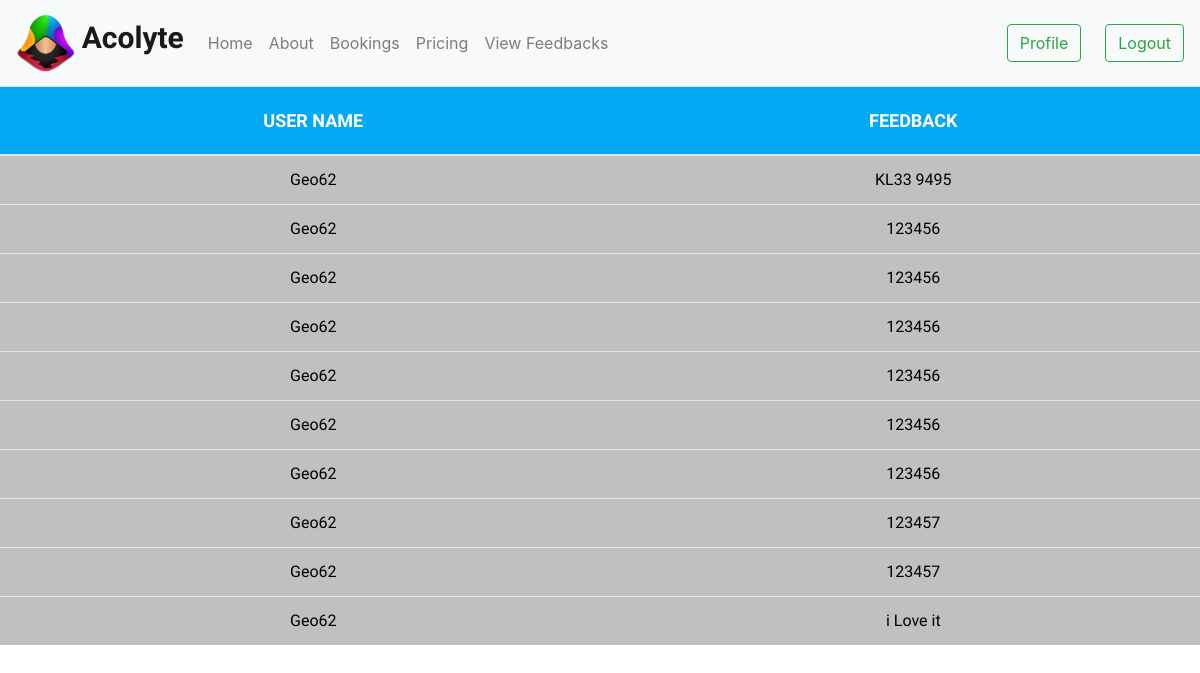
/view_feedbacks/ (signed in), run on an earlier commit of the app's database.
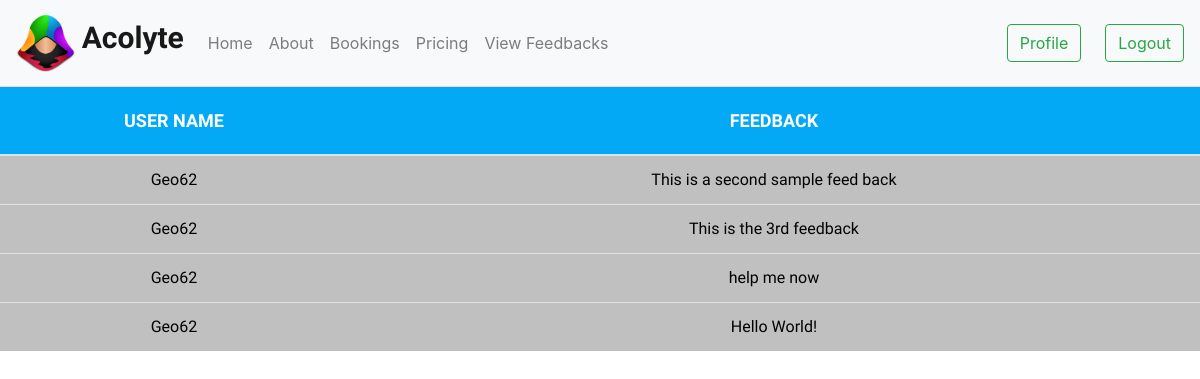
And on a later commit of the database.
### users/models.py (models this page shows, shortened)
class Feedback(models.Model):
	user_name = models.CharField(max_length = 30)
	user_feedback = models.CharField(max_length = 30)

### users/views.py (the view)
# urls.py: path('view_feedbacks/',user_views.view_feedbacks, name = 'view_feedbacks'),
@login_required
def view_feedbacks(request):
	return render(request, 'users/view_feedbacks.html', {'Feedback' : Feedback.objects.all()})

### users/templates/users/view_feedbacks.html
{% extends "welcome/base.html" %}
{% load crispy_forms_tags %}
{% block content %}
{% load static %} <link href="{% static "users/login.css" %}" rel="stylesheet" id="bootstrap-css">
{% load static %} <link href="{% static "users/view_bookings.js" %}" rel="stylesheet" id="bootstrap-css">
<table class="table table-condensed table-hover">
	<thead>
		<tr>
			<th class="tabco4" > User name </th>
			<th class="tabco4" > Feedback </th>
		</tr>
	</thead>
	<tbody>
		{% for x in Feedback %}
				<tr class = "row_format">
					<td class = "tabco4">{{ x.user_name }}</td>
			        <td class = "tabco4">{{ x.user_feedback }}</td>
				</tr>
		{% endfor %}
	</tbody>
</table>
{% endblock content %}

### welcome/templates/welcome/base.html (shortened to what this page needs)
{% load static %}
<!DOCTYPE html>
<html>
	<head>
			<link rel="stylesheet" href="https://stackpath.bootstrapcdn.com/bootstrap/4.3.1/css/bootstrap.min.css">
	</head>
	<body>
  <nav class="navbar navbar-expand-lg navbar-light bg-light">
    <a class="navbar-brand" href="{% url 'welcome-home' %}">
      {% load static %} <img src="{% static "welcome/logo.png" %}" alt="My image" width="60" height="60">
      <b style="font-size: 30px;font-family:'Josefin Sans', sans-serif;padding-top: 120px;padding-bottom: 120px;">Acolyte</b>
    </a>
    <div class="collapse navbar-collapse" id="navbarSupportedContent">
      <ul class="navbar-nav mr-auto">
        <li class="nav-item">
          <a class="nav-link" href="{% url 'welcome-home' %}">Home</a>
        </li>
        <li class="nav-item">
          <a class="nav-link" href="{% url 'welcome-about' %}">About</a>
        </li>
        <li class="nav-item">
          <a class="nav-link" href="/view_bookings/">Bookings</a>
        </li>
        <li class = "nav-item">
          <a class="nav-link" href = "/pricing/">Pricing</a>
        </li>
          {% if user.is_staff  %}
          <li class = "nav-item">
              <a class="nav-link" href = "/view_feedbacks/">View Feedbacks</a>
            </li>
            {% else %}
            <li class = "nav-item">
                <a class="nav-link" href = "/feedback/">Feedback</a>
              </li>
            {% endif %}
      </ul>
    </div>
    <div class="navbar-nav">
      {% if request.user.is_authenticated %}
          <form class="form-inline my-2 my-lg-0">
            <a href="{% url 'profile' %}" class="btn btn-outline-success" role="button" aria-pressed="true">Profile</a>
          </form>
          <form class="form-inline my-2 my-lg-0 pl-4">
            <a href="{% url 'logout' %}" class="btn btn-outline-success" role="button" aria-pressed="true">Logout</a>
          </form>
      {% endif %}
    </div>
  </nav>
  {% block content %}
  {% endblock %}
  </body>
</html>

### users/static/users/login.css (style rules this page uses)
.row_format { background-color: black; border-radius: 5px; }
.tabco4 { background: #C0C0C0; text-align: center; font-family: 'Josefin Sans', sans-serif; color: black; }
th.tabco4 { color: #fff; background: #03A9F4; padding: 20px 5px !important; font-size: 18px; text-transform: uppercase; }

What changed in the data, as far as the page shows it:
removed Feedback: user_name "Geo62", user_feedback "KL33 9495"
removed Feedback: user_name "Geo62", user_feedback "123456"
removed Feedback: user_name "Geo62", user_feedback "123456"
removed Feedback: user_name "Geo62", user_feedback "123456"
removed Feedback: user_name "Geo62", user_feedback "123456"
removed Feedback: user_name "Geo62", user_feedback "123456"
removed Feedback: user_name "Geo62", user_feedback "123456"
removed Feedback: user_name "Geo62", user_feedback "123457"
removed Feedback: user_name "Geo62", user_feedback "123457"
removed Feedback: user_name "Geo62", user_feedback "i Love it"
added Feedback: user_name "Geo62", user_feedback "This is a second sample feed back"
added Feedback: user_name "Geo62", user_feedback "This is the 3rd feedback"
added Feedback: user_name "Geo62", user_feedback "help me now"
added Feedback: user_name "Geo62", user_feedback "Hello World!"
